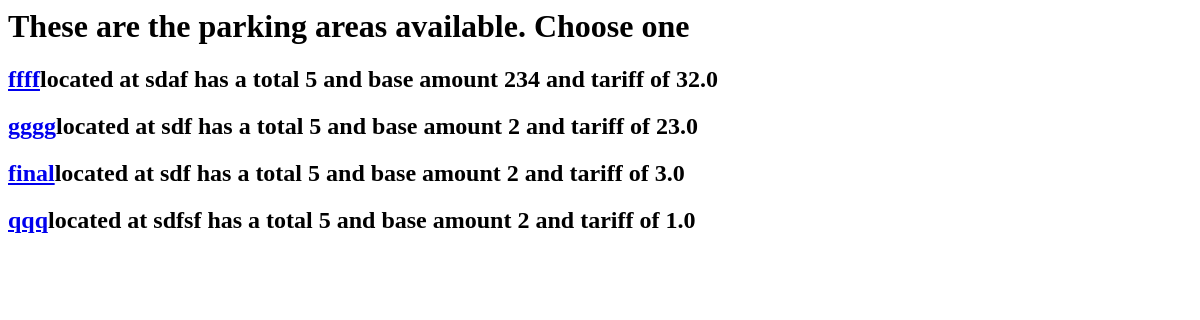
Page /parkingarea/ on the earlier database version.
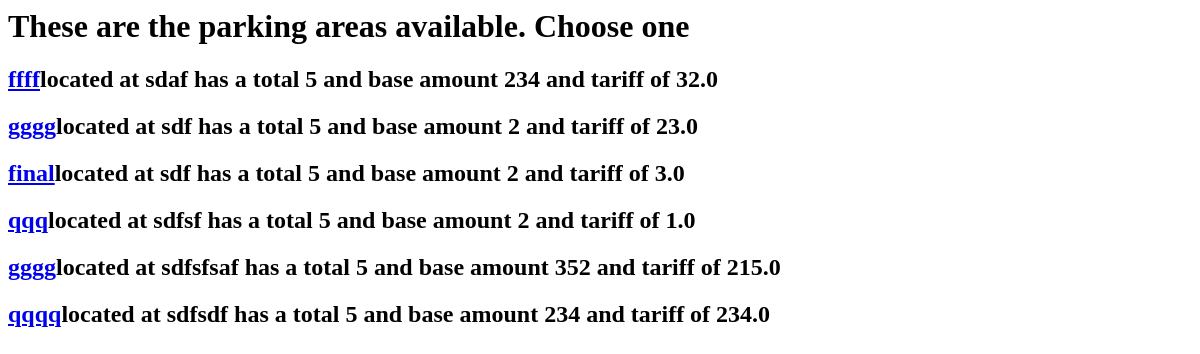
Same page on the later database version.
### system/models.py (models this page shows, shortened)
class Parking_area(models.Model):
    admin_id = models.ForeignKey(Admin,on_delete=models.CASCADE)
    name = models.CharField(max_length=20)
    location = models.CharField(max_length=50)
    number_of_parking_slots = models.IntegerField()
    opening_time = models.TimeField()
    closing_time = models.TimeField()
    base = models.IntegerField()
    tariff = models.FloatField()

### system/views.py (the view)
# urls.py: path('parkingarea/',viewparkingareas, name = "parkingarea"),
def viewparkingareas(request):
    parkingarea = Parking_area.objects.all()
    context = {
        'parkingarea' : parkingarea,
    }
    return render(request, 'system/parkingarea.html', context)

### system/templates/system/parkingarea.html
<h1> These are the parking areas available. Choose one</h1>
{% for p in parkingarea %}
    <h2> <a href = "{% url 'Admin:aboutparkingarea' p.id %}" >{{p.name}}</a>located at {{p.location}} has a total {{p.number_of_parking_slots}} and base amount {{p.base}} and tariff of {{p.tariff}}</h2>
{% endfor %}

Differences in the rows shown:
added Parking_area: name "gggg", location "sdfsfsaf", number_of_parking_slots "5", base "352", tariff "215.0"
added Parking_area: name "qqqq", location "sdfsdf", number_of_parking_slots "5", base "234", tariff "234.0"
